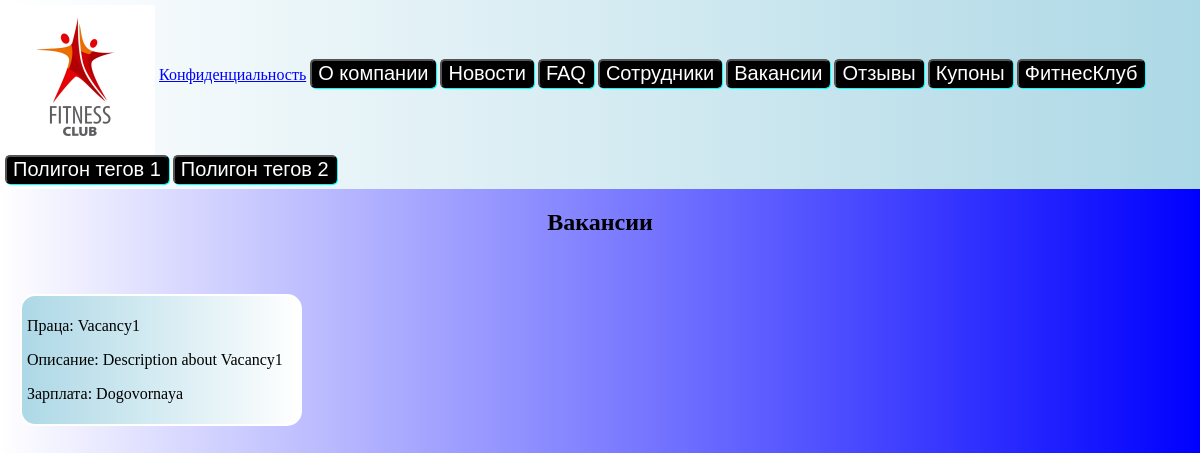
The page /home/vacancies/ on the database as committed earlier.
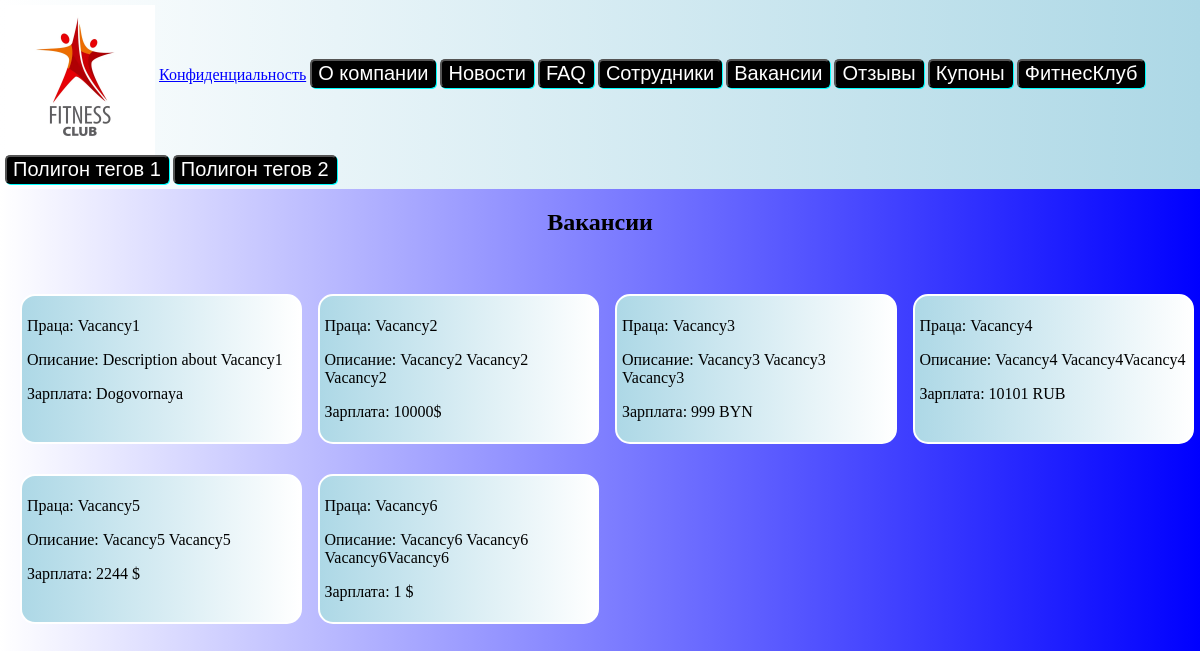
The same page on the database as committed later.
### common_tasks/models.py (models this page shows, shortened)
class BaseModel(models.Model):
    create_date = models.DateTimeField(auto_now_add=True)
    update_date = models.DateTimeField(auto_now=True)
    create_date_local = models.DateTimeField(auto_now=True)
    update_date_local = models.DateTimeField(auto_now=True)
    class Meta:
        abstract = True

class Vacancy(BaseModel):
    name = models.CharField(max_length=30)
    description = models.TextField()
    salary = models.CharField(max_length=40)

### common_tasks/views.py (the view)
def vacancies_page(request):
    vac = Vacancy.objects.all()
    return render(request, "VacanciesPage.html", {'vacancies': vac})

### common_tasks/templates/VacanciesPage.html (shortened to what this page needs)
{% extends "ManyElements.html" %}
{% block header %} Вакансии {% endblock header %}
{% block content %}
    {% if vacancies %}
    <div class="vacancy-container">
        {% for el in vacancies %}
        <div class="vacancy">
            <p>Праца: {{el.name}}</p>
            <p>Описание: {{el.description}}</p>
            <p>Зарплата: {{el.salary}}</p>
        </div>
        {% endfor %}
    </div>
    {% else %}
    <p>Таких как вы тут уже хватает!</p>
    {% endif %}
{% endblock content %}

Rows that differ between the two databases and show on the page:
added Vacancy: name "Vacancy2", description "Vacancy2 Vacancy2 Vacancy2", salary "10000$"
added Vacancy: name "Vacancy3", description "Vacancy3 Vacancy3 Vacancy3", salary "999 BYN"
added Vacancy: name "Vacancy4", description "Vacancy4 Vacancy4Vacancy4", salary "10101 RUB"
added Vacancy: name "Vacancy5", description "Vacancy5 Vacancy5", salary "2244 $"
added Vacancy: name "Vacancy6", description "Vacancy6 Vacancy6 Vacancy6Vacancy6", salary "1 $"
